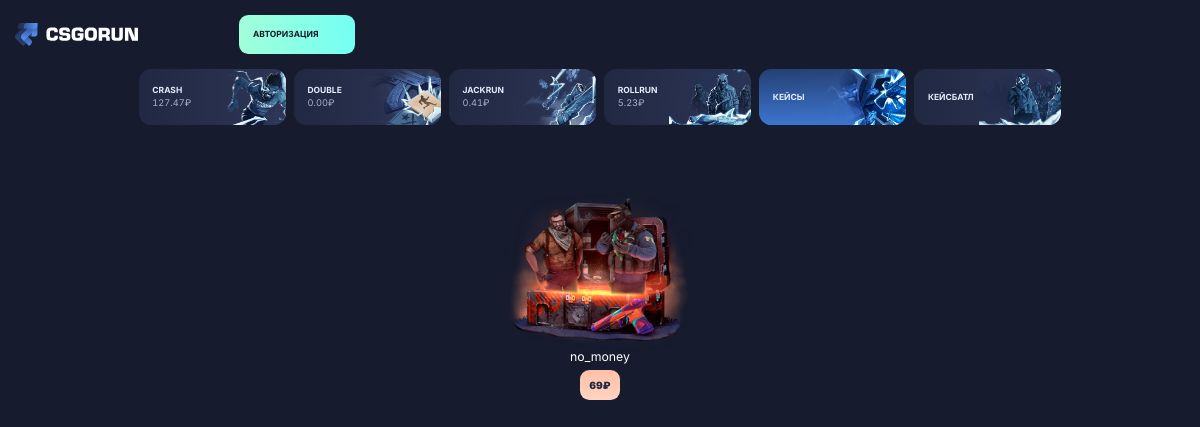
The page / on the database its author committed.
### csgorun/models.py (models this page shows)
class Case(models.Model):
	name: str = models.CharField(max_length=50)
	cost: int = models.IntegerField()
	path_to_icon: str = models.CharField(max_length=500)
	pull: list  = models.JSONField(default=list)
	class Meta:
		pass

### csgorun/views.py (the view)
# urls.py: path('', views.index, name='main_page'),
def index(request: HttpRequest) -> HttpResponse:
    cases = Case.objects.all().order_by("cost")
    return render(request, "csgorun/cases_cs_2.html", context={"cases": cases})

### templates/csgorun/cases_cs_2.html (shortened to what this page needs)
<!DOCTYPE html>
<html lang="ru">
<head>
    {% load static %}
    <link rel="stylesheet" type="text/css" href="{% static 'index-f608fb18.css' %}">
</head>
<body>
<div id="root">
    <div class="pb-6 lg:pb-0 max-lg:has-[#sportsbook-iframe]:pb-0 " id="main-layout">
        <div class="contents items-start lg:flex">
            <div class="w-full px-2.5 pt-16 lg:pt-0 lg:px-5 lg:pb-5 relative">
                <header
                        class="flex fixed lg:relative top-0 inset-x-0 lg:inset-auto z-10  pl-4 pr-2 lg:px-0 items-center pb-2 pt-2 lg:py-5 ">
                    <a aria-label="Home" class="mr-auto lg:mr-3" href="https://csgoad.run/">
                        <div class="mr-2.5 w-30 shrink-0 lg:w-40 relative pointer-events-none"><img
                                src="../../static/cases_files/logo.svg" class="w-full" width="153"
                                height="29" alt="home"></div>
                    </a>
                    <ul class="flex justify-end mr-1">
                        <li><a href="https://vk.com/csgorun_net" aria-label="VK" title="VK" target="_blank"
                               class="block p-1.5 text-[#dae2f5] hover:text-white  transition" rel="noreferrer">
                            <div class="icon w-5.75" style="mask-image: url(&quot;/svg/vk.svg&quot;);"></div>
                        </a></li>
                        <li><a href="https://discord.gg/csgorun-759096787029327963" aria-label="Discord" title="Discord"
                               target="_blank" class="block p-1.5 text-[#dae2f5] hover:text-white  transition"
                               rel="noreferrer">
                            <div class="icon w-5.75" style="mask-image: url(&quot;/svg/discord.svg&quot;);"></div>
                        </a></li>
                        <li><a href="https://t.me/runcsgo" aria-label="Telegram" title="Telegram" target="_blank"
                               class="block p-1.5 text-[#dae2f5] hover:text-white  transition" rel="noreferrer">
                            <div class="icon w-5.75" style="mask-image: url(&quot;/svg/telegram.svg&quot;);"></div>
                        </a></li>
                    </ul>
                    <button type="button" aria-haspopup="dialog" aria-expanded="false" aria-controls="radix-:rf:"
                            data-state="closed"
                            class="btn btn--green h-11 shrink-0 gap-2.5 lg:gap-3 rounded pl-3.5 lg:pl-4.5 pr-3 lg:pr-3.5 text-tiny font-bold  uppercase lg:h-12.5">
                        Авторизация
                        <div class="icon w-5.5 -mt-0.5 lg:-mt-1"
                             style="mask-image: url(&quot;/svg/lock.svg&quot;);"></div>
                    </button>
                </header>
                <div
                        class="mx-auto w-full  min-h-[calc(100svh-10rem)] lg:min-h-[calc(100vh-7rem)] flex flex-col lg:w-[--container-w] [&amp;:has([data-inventory-sticky]:not([inert]))]:pb-[--inventory-h]">
                    <ul
                            class="lg:mb-5 grid w-full grid-cols-2 gap-2.5 sm:grid-cols-3 md:grid-cols-4 lg:h-18 lg:grid-cols-[repeat(var(--cols),minmax(0,1fr))]"
                            style="--cols: 6;">
                        <li class="odd:max-md:last:col-span-full relative"><a
                                class="group relative z-1 flex h-18 pt-0.5 flex-col justify-center overflow-hidden  rounded-xl bg-gradient-var-to-r pl-4.5 text-sm uppercase text-[#a6adcd] transition [--from:#212842] [--to:#2d3656] aria-pressed:text-[#c2dcfc]"
                                aria-pressed="false" href="https://csgoad.run/crash">
                            <picture
                                    class="absolute -z-1 rounded-inherit -mr-2.5 pointer-events-none saturate-50 transition group-hover:saturate-100 group-aria-pressed:saturate-100 inset-0">
                                <source srcset="../../static/cases_files/crash-preview-sm.avif 1x"
                                        type="image/avif">
                                <source srcset="../../static/cases_files/crash-preview-sm.webp 1x"
                                        type="image/webp">
                                <img
                                        src="../../static/cases_files/crash-preview-sm.webp" alt="Crash"
                                        class="w-full h-full object-contain object-right" width="159" height="69">
                            </picture>
                            <div class="relative mb-0.5 text-tiny font-bold leading-none text-[#e6eeff]" translate="no">
                                Crash
                            </div>
                            <span class="tabular-nums relative">127.47₽</span>
                        </a></li>
                        <li class="odd:max-md:last:col-span-full relative"><a
                                class="group relative z-1 flex h-18 pt-0.5 flex-col justify-center overflow-hidden  rounded-xl bg-gradient-var-to-r pl-4.5 text-sm uppercase text-[#a6adcd] transition [--from:#212842] [--to:#2d3656] aria-pressed:text-[#c2dcfc]"
                                aria-pressed="false" href="https://csgoad.run/double">
                            <picture
                                    class="absolute -z-1 rounded-inherit -mr-2.5 pointer-events-none saturate-50 transition group-hover:saturate-100 group-aria-pressed:saturate-100 inset-0">
                                <source srcset="../../static/cases_files/double-preview-sm.avif 1x"
                                        type="image/avif">
                                <source srcset="../../static/cases_files/double-preview-sm.webp 1x"
                                        type="image/webp">
                                <img
                                        src="../../static/cases_files/double-preview-sm.webp" alt="Double"
                                        class="w-full h-full object-contain object-right" width="159" height="69">
                            </picture>
                            <div class="relative mb-0.5 text-tiny font-bold leading-none text-[#e6eeff]" translate="no">
                                Double
                            </div>
                            <span class="tabular-nums relative">0.00₽</span>
                        </a></li>
                        <li class="odd:max-md:last:col-span-full relative"><a
                                class="group relative z-1 flex h-18 pt-0.5 flex-col justify-center overflow-hidden  rounded-xl bg-gradient-var-to-r pl-4.5 text-sm uppercase text-[#a6adcd] transition [--from:#212842] [--to:#2d3656] aria-pressed:text-[#c2dcfc]"
                                aria-pressed="false" href="https://csgoad.run/jackrun">
                            <picture
                                    class="absolute -z-1 rounded-inherit -mr-2.5 pointer-events-none saturate-50 transition group-hover:saturate-100 group-aria-pressed:saturate-100 inset-0">
                                <source srcset="../../static/cases_files/jackrun-preview-sm.avif 1x"
                                        type="image/avif">
                                <source srcset="../../static/cases_files/jackrun-preview-sm.webp 1x"
                                        type="image/webp">
                                <img
                                        src="../../static/cases_files/jackrun-preview-sm.webp" alt="Jackrun"
                                        class="w-full h-full object-contain object-right" width="159" height="69">
                            </picture>
                            <div class="relative mb-0.5 text-tiny font-bold leading-none text-[#e6eeff]" translate="no">
                                Jackrun
                            </div>
                            <span class="tabular-nums relative">0.41₽</span>
                        </a></li>
                        <li class="odd:max-md:last:col-span-full relative"><a
                                class="group relative z-1 flex h-18 pt-0.5 flex-col justify-center overflow-hidden  rounded-xl bg-gradient-var-to-r pl-4.5 text-sm uppercase text-[#a6adcd] transition [--from:#212842] [--to:#2d3656] aria-pressed:text-[#c2dcfc]"
                                aria-pressed="false" href="https://csgoad.run/rollrun">
                            <picture
                                    class="absolute -z-1 rounded-inherit -mr-2.5 pointer-events-none saturate-50 transition group-hover:saturate-100 group-aria-pressed:saturate-100 inset-0">
                                <source srcset="../../static/cases_files/roolrun-preview-sm.avif 1x"
                                        type="image/avif">
                                <source srcset="../../static/cases_files/rollrun-preview-sm.webp 1x"
                                        type="image/webp">
                                <img
                                        src="../../static/cases_files/rollrun-preview-sm.webp" alt="Rollrun"
                                        class="w-full h-full object-contain object-right" width="159" height="69">
                            </picture>
                            <div class="relative mb-0.5 text-tiny font-bold leading-none text-[#e6eeff]" translate="no">
                                Rollrun
                            </div>
                            <span class="tabular-nums relative">5.23₽</span>
                        </a></li>
                        <li class="odd:max-md:last:col-span-full relative"><a
                                class="group relative z-1 flex h-18 pt-0.5 flex-col justify-center overflow-hidden  rounded-xl bg-gradient-var-to-r pl-4.5 text-sm uppercase text-[#a6adcd] transition [--from:#212842] [--to:#2d3656] aria-pressed:text-[#c2dcfc]"
                                aria-pressed="true" href="https://csgoad.run/cases">
                            <div
                                    class="absolute inset-0 -z-1 bg-gradient-var opacity-0 transition [--from:#3d76d1] [--to:#2756a280] group-aria-pressed:opacity-99">
                            </div>
                            <picture
                                    class="absolute -z-1 rounded-inherit -mr-2.5 pointer-events-none saturate-50 transition group-hover:saturate-100 group-aria-pressed:saturate-100 inset-0">
                                <source srcset="../../static/cases_files/cases-preview-sm.avif 1x"
                                        type="image/avif">
                                <source srcset="../../static/cases_files/cases-preview-sm.webp 1x"
                                        type="image/webp">
                                <img
                                        src="../../static/cases_files/cases-preview-sm.webp" alt="Кейсы"
                                        class="w-full h-full object-contain object-right" width="159" height="69">
                            </picture>
                            <div class="relative mb-0.5 text-tiny font-bold leading-none text-[#e6eeff]" translate="no">
                                Кейсы
                            </div>
                        </a></li>
                        <li class="odd:max-md:last:col-span-full relative"><a
                                class="group relative z-1 flex h-18 pt-0.5 flex-col justify-center overflow-hidden  rounded-xl bg-gradient-var-to-r pl-4.5 text-sm uppercase text-[#a6adcd] transition [--from:#212842] [--to:#2d3656] aria-pressed:text-[#c2dcfc]"
                                aria-pressed="false" href="https://csgoad.run/cases-battle">
                            <picture
                                    class="absolute -z-1 rounded-inherit -mr-2.5 pointer-events-none saturate-50 transition group-hover:saturate-100 group-aria-pressed:saturate-100 inset-0">
                                <source srcset="../../static/cases_files/botgame-preview-sm.avif 1x"
                                        type="image/avif">
                                <source srcset="../../static/cases_files/botgame-preview-sm.webp 1x"
                                        type="image/webp">
                                <img
                                        src="../../static/cases_files/botgame-preview-sm.webp" alt="Кейсбатл"
                                        class="w-full h-full object-contain object-right" width="159" height="69">
                            </picture>
                            <div class="relative mb-0.5 text-tiny font-bold leading-none text-[#e6eeff]" translate="no">
                                Кейсбатл
                            </div>
                        </a></li>
                    </ul>
                    <section class="pt-8 lg:pt-12 pb-1 max-lg:overflow-hidden">
                        {% load static %}
                        <div class="grid grid-cols-2 sm:grid-cols-3 md:grid-fill-50 lg:flex flex-wrap justify-center">
                            {% for case in cases %}
                            <a class="block rounded-3xl relative z-1 hover:z-2 aspect-[290/370] md:aspect-[290/350] lg:w-1/5 group" href='cases/no_money'>
                                <div class="mx-[-4%] pointer-events-none">
                                    <img src="{% static case.path_to_icon %}" width="200" height="200"
                                         alt="{{ case.name }}"
                                         class="w-full will-change-transform object-contain pointer-events-none group-hover:scale-105 transition group-hover:brightness-110 group-hover:rotate-[4deg]">
                                </div>
                                <div class="absolute text-center bottom-0 inset-x-3">
                                    <div class="lg:text-xl leading-tight">{{ case.name }}</div>
                                    <div class="flex items-center text-sm lg:text-base justify-center mt-2 mx-auto gap-1.5">
                                        <div class="h-8 lg:h-9.5 flex items-center justify-center text-[#212944] w-fit px-2 lg:px-3 rounded bg-gradient-var [--from:#ffd4c2] [--to:#ffbfa6] font-extrabold">
                                            {{ case.cost }}₽
                                        </div>
                                    </div>
                                </div>
                            </a>
                            {% endfor %}
                        </div>
                    </section>
</body>
</html>

### rows shown on the page
Case: path_to_icon (picture), name "no_money", cost "69"
